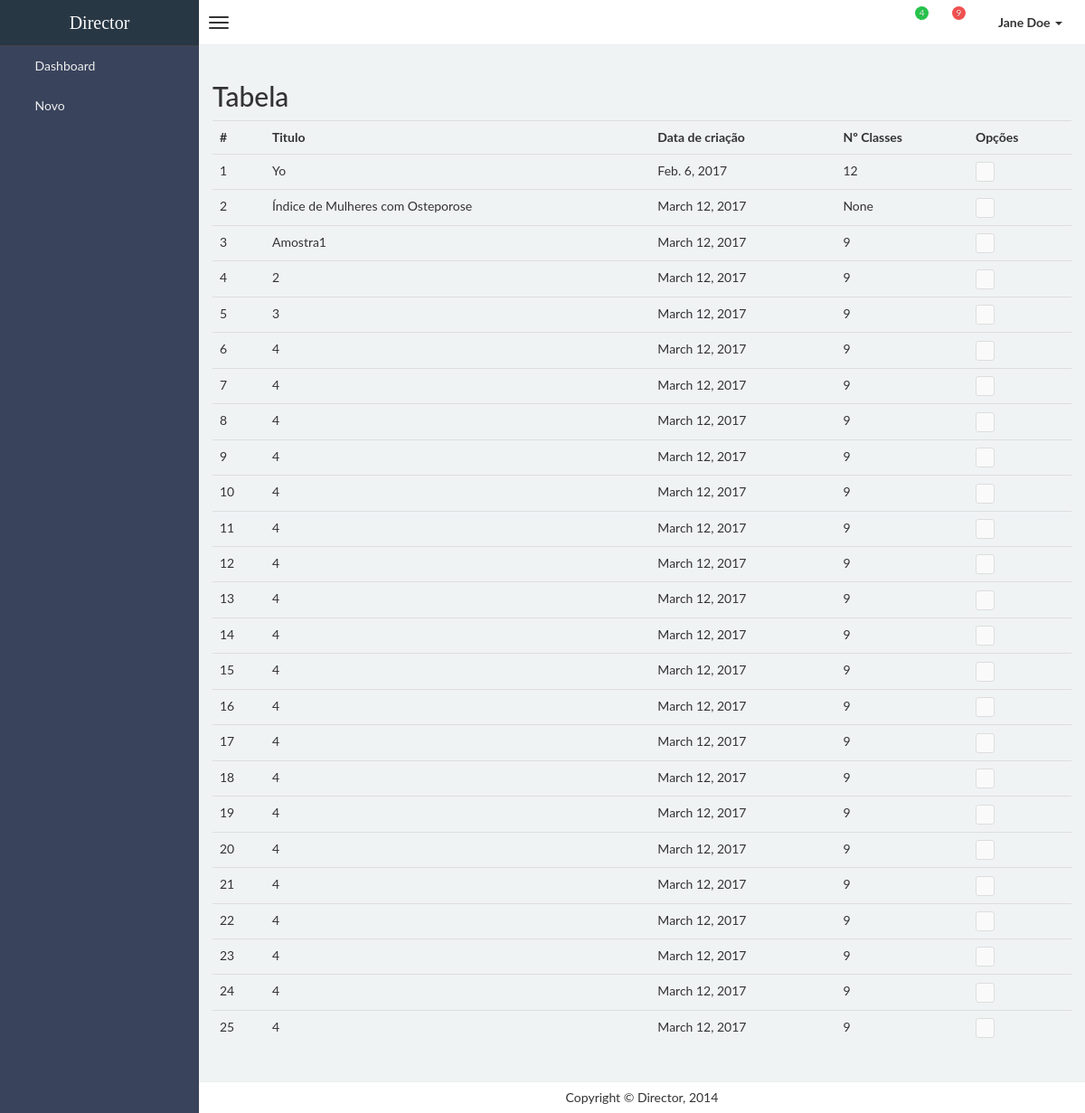
/core/, run on the app's committed database.
### core/models.py (models this page shows, shortened)
class Analise(models.Model):
    titulo = models.CharField(max_length=50)
    data_criado = models.DateField(auto_now=True)
    csv = models.FileField(upload_to='uploads/csv')
    csvDel = models.CharField(max_length=1)
    csvQuo = models.CharField(max_length=1)
    numClasses = models.IntegerField(blank=True, null=True)
    variation = models.FloatField(blank=True, null=True)
    media = models.FloatField(blank=True, null=True)
    moda = models.FloatField(blank=True, null=True)
    mediana = models.FloatField(blank=True, null=True)
    desvio = models.FloatField(blank=True, null=True)

### core/views.py (the view)
# urls.py: url(r'^core/$', core.index, name='index'),
def index(request):
    analises = Analise.objects.all()
    return render(request, 'core/index.html', {
        'analises': analises,
    })

### core/templates/core/index.html
{% extends "base.html" %}
{% load bootstrap %}
{% load staticfiles %}
{% block content %}
<div>
    <h2> Tabela </h2>
    <table class="table table-hover">
        <tbody>
        <tr>
            <th>#</th>
            <th>Titulo</th>
            <th>Data de criação</th>
            <th>Nº Classes</th>
            <th>Opções</th>
        </tr>
        {% for analise in analises %}
        <tr>
            <td>{{ analise.id }}</td>
            <td>{{ analise.titulo }}</td>
            <td>{{ analise.data_criado }}</td>
            <td>{{ analise.numClasses }}</td>
            <td>
                <a class="btn btn-default btn-xs" href="{% url "view" analise.id %}">
                    <i class="fa fa-eye"></i>
                </a>
            </td>
        </tr>
        {% endfor %}
        </tbody>
    </table>
</div>
{% endblock %}

### core/templates/base.html (shortened to what this page needs)
{% load static %}
<!DOCTYPE html>
<html>
<head>
    <link href="{% static "css/bootstrap.min.css" %}" rel="stylesheet" type="text/css" />
    <link href="{% static "css/font-awesome.min.css" %}" rel="stylesheet" type="text/css" />
    <link href="{% static "css/ionicons.min.css" %}" rel="stylesheet" type="text/css" />
    <link href="{% static "css/morris/morris.css" %}" rel="stylesheet" type="text/css" />
    <link href="{% static "css/jvectormap/jquery-jvectormap-1.2.2.css" %}" rel="stylesheet" type="text/css" />
    <link href="{% static "css/datepicker/datepicker3.css" %}" rel="stylesheet" type="text/css" />
    <link href="{% static "css/daterangepicker/daterangepicker-bs3.css" %}" rel="stylesheet" type="text/css" />
    <link href="{% static "css/iCheck/all.css" %}" rel="stylesheet" type="text/css" />
    <link href="{% static "css/style.css" %}" rel="stylesheet" type="text/css" />
      </head>
      <body class="skin-black">
        <header class="header">
            <a href="index.html" class="logo">
                Director
            </a>
            <nav class="navbar navbar-static-top" role="navigation">
                <a href="#" class="navbar-btn sidebar-toggle" data-toggle="offcanvas" role="button">
                    <span class="icon-bar"></span>
                    <span class="icon-bar"></span>
                    <span class="icon-bar"></span>
                </a>
                <div class="navbar-right">
                    <ul class="nav navbar-nav">
                        <li class="dropdown messages-menu">
                            <a href="#" class="dropdown-toggle" data-toggle="dropdown">
                                <i class="fa fa-envelope"></i>
                                <span class="label label-success">4</span>
                            </a>
                        </li>
                        <li class="dropdown tasks-menu">
                            <a href="#" class="dropdown-toggle" data-toggle="dropdown">
                                <i class="fa fa-tasks"></i>
                                <span class="label label-danger">9</span>
                            </a>
                        </li>
                        <li class="dropdown user user-menu">
                            <a href="#" class="dropdown-toggle" data-toggle="dropdown">
                                <i class="fa fa-user"></i>
                                <span>Jane Doe <i class="caret"></i></span>
                            </a>
                                </li>
                            </ul>
                        </div>
                    </nav>
                </header>
                <div class="wrapper row-offcanvas row-offcanvas-left">
                    <aside class="left-side sidebar-offcanvas">
                        <section class="sidebar">
                            <ul class="sidebar-menu">
                                <li>
                                    <a href="{% url "index" %}">
                                        <i class="fa fa-dashboard"></i> <span>Dashboard</span>
                                    </a>
                                </li>
                                <li>
                                    <a href="{% url "core_new" %}">
                                        <i class="fa fa-gavel"></i> <span>Novo</span>
                                    </a>
                                </li>
                            </ul>
                        </section>
                    </aside>
                    <aside class="right-side">
                <section class="content">
                    {% block content %}{% endblock %}
                </section>
                <div class="footer-main">
                    Copyright &copy Director, 2014
                </div>
            </aside>
        </div>
</body>
</html>

### data on the page
Analise: id "1", titulo "Yo", data_criado "Feb. 6, 2017", numClasses "12"
Analise: id "2", titulo "Índice de Mulheres com Osteporose", data_criado "March 12, 2017", numClasses "None"
Analise: id "3", titulo "Amostra1", data_criado "March 12, 2017", numClasses "9"
Analise: id "4", titulo "2", data_criado "March 12, 2017", numClasses "9"
Analise: id "5", titulo "3", data_criado "March 12, 2017", numClasses "9"
Analise: id "6", titulo "4", data_criado "March 12, 2017", numClasses "9"
Analise: id "7", titulo "4", data_criado "March 12, 2017", numClasses "9"
Analise: id "8", titulo "4", data_criado "March 12, 2017", numClasses "9"
Analise: id "9", titulo "4", data_criado "March 12, 2017", numClasses "9"
Analise: id "10", titulo "4", data_criado "March 12, 2017", numClasses "9"
Analise: id "11", titulo "4", data_criado "March 12, 2017", numClasses "9"
Analise: id "12", titulo "4", data_criado "March 12, 2017", numClasses "9"
Analise: id "13", titulo "4", data_criado "March 12, 2017", numClasses "9"
Analise: id "14", titulo "4", data_criado "March 12, 2017", numClasses "9"
Analise: id "15", titulo "4", data_criado "March 12, 2017", numClasses "9"
Analise: id "16", titulo "4", data_criado "March 12, 2017", numClasses "9"
Analise: id "17", titulo "4", data_criado "March 12, 2017", numClasses "9"
Analise: id "18", titulo "4", data_criado "March 12, 2017", numClasses "9"
Analise: id "19", titulo "4", data_criado "March 12, 2017", numClasses "9"
Analise: id "20", titulo "4", data_criado "March 12, 2017", numClasses "9"
Analise: id "21", titulo "4", data_criado "March 12, 2017", numClasses "9"
Analise: id "22", titulo "4", data_criado "March 12, 2017", numClasses "9"
Analise: id "23", titulo "4", data_criado "March 12, 2017", numClasses "9"
Analise: id "24", titulo "4", data_criado "March 12, 2017", numClasses "9"
Analise: id "25", titulo "4", data_criado "March 12, 2017", numClasses "9"
